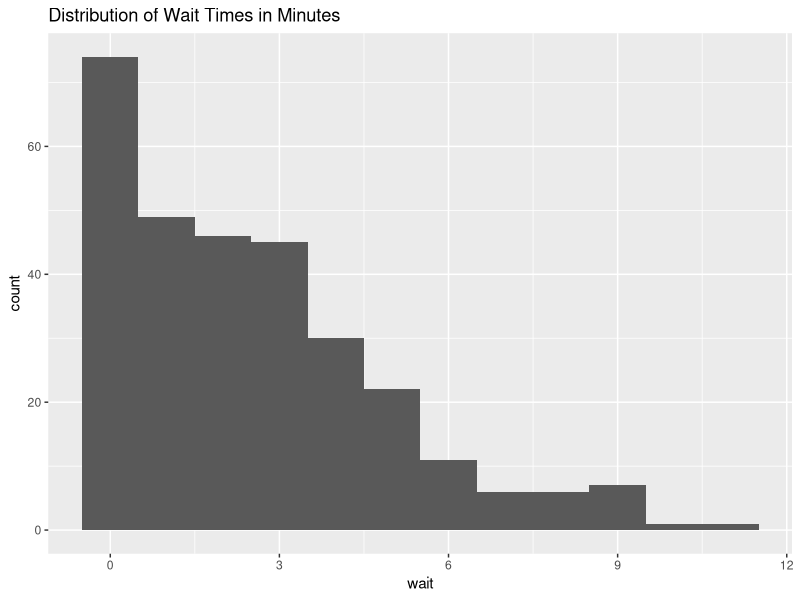
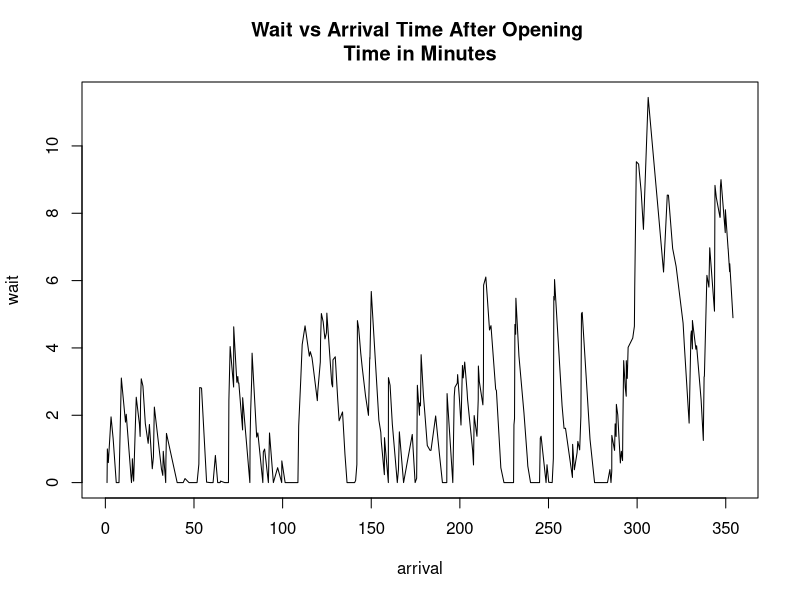
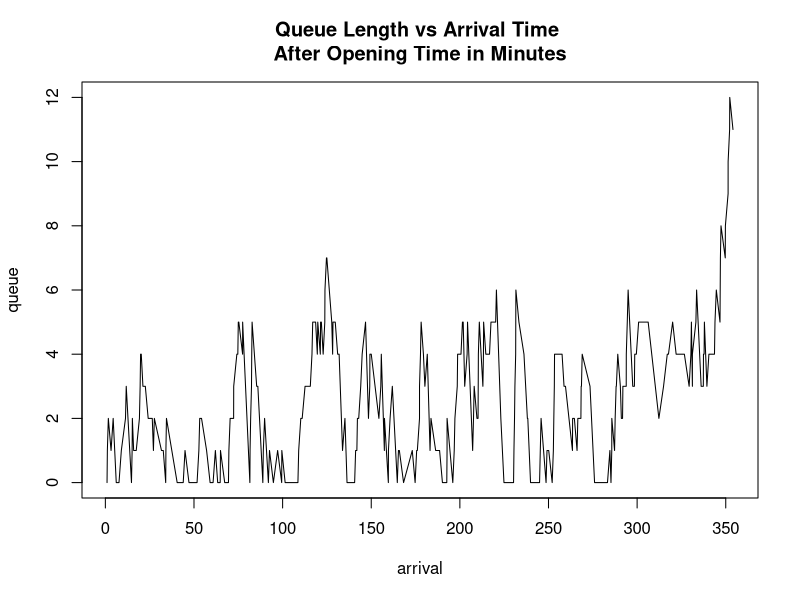

Recreate these plots in R, in order.
library(tidyverse)
library(Hmisc)

set.seed(1)

#Event setup
T <- 360 #time period of simulation, minutes
lambda <- 0.8 #average arrival rate, customers/minute
mu <- 1.0 #average service rate, customers/min

t <- 0 #counter
interarrival <- c()
service <- c()
while (t <= T){
  interarrival <- c(interarrival, rexp(1, rate = lambda)) #randomly generates time between each arrival from expononetial distribution of arrival rate
  service <- c(service, rexp(1, rate = mu)) #randomly generates time taken for each service from expononetial distribution of service rate
  t <- sum(interarrival)
}
#remove last row as t > T
interarrival <- interarrival[-length(interarrival)]
service <- service[-length(service)]

N <- length(interarrival) #number of ordering customers

arrival <- cumsum(interarrival) #arrival times of customers

start <- numeric(N) #service start time
finish <- numeric(N) #service end time
wait <- numeric(N) #queue time before service

start[1] <- arrival[1] #service starts when the first customer arrives
finish[1] <- start[1] + service[1] # service ends at service start time + time taken for service
wait[1] <- 0 #queueing time of first customer is 0

for (i in 2:N) { #from the 2nd customer onwards...
  start[i] <- max(arrival[i], finish[i-1]) #the next customer's service starts the later of when they arrive or when the previous customer's service ends
  finish[i] <- start[i] + service[i] #the customer's service ends at service start time + time taken for service
  wait[i] <- start[i] - arrival[i] #their queueing time is the time between their arrival and the start of their service
}

#Queue times
#count rows where finish > arrival[n] for all rows < n
queue <- sapply(seq_len(N), function(n) {
  if (n == 1) 0 else sum(finish[1:(n-1)] > arrival[n])
})

# Data Frame Setup
data <- data.frame(
  id = seq_along(interarrival),
  interarrival = interarrival,
  arrival = arrival,
  service = service,
  start = start,
  finish = finish,
  wait = wait,
  queue = queue
)

label(data$id) <- "Customer number"
label(data$interarrival) <- "Time from last arrival"
label(data$arrival) <- "Arrival time"
label(data$service) <- "Service duration"
label(data$start) <- "Service start time"
label(data$finish) <- "Service end time"
label(data$wait) <- "Queue time before service"
label(data$queue) <- "Queue length"

View(data)

#Infographics
ggplot(data=data, aes(x=wait)) + geom_histogram(binwidth=1) + labs(title="Distribution of Wait Times in Minutes")
plot(arrival, wait, type="l", main="Wait vs Arrival Time After Opening \nTime in Minutes")

plot(arrival, queue, type="l", main="Queue Length vs Arrival Time \nAfter Opening Time in Minutes")

#plot(1:N, dexp(1:N), type="l") #exponential dist.
#plot(1:N, dlnorm(1:N), type="l") #lognormal dist.
